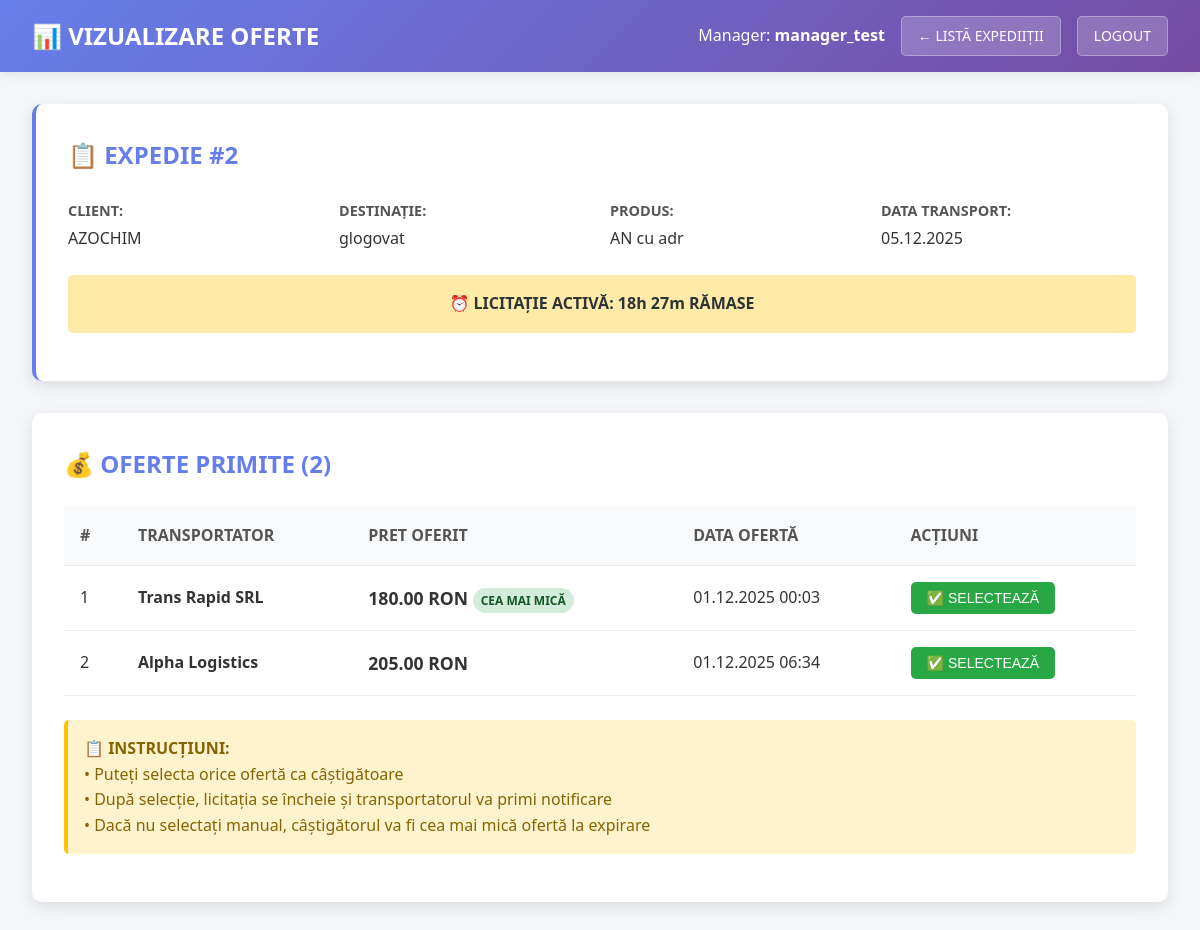
The page /vizualizare_oferte.php?expeditie_id=2 (signed in) on the database its author committed.
### tables this page shows
CREATE TABLE `licitatii` (
  `id` int(11) NOT NULL,
  `expeditie_id` int(11) NOT NULL,
  `status` enum('active','finalizata','anulata') DEFAULT 'active',
  `data_start` datetime DEFAULT current_timestamp(),
  `data_finalizare` datetime DEFAULT NULL,
  `termen_ore` int(11) DEFAULT 24,
  `created_by` int(11) DEFAULT NULL,
  `created_at` timestamp NOT NULL DEFAULT current_timestamp()
);

CREATE TABLE `expedities` (
  `id` int(11) NOT NULL,
  `nume_client` varchar(100) NOT NULL,
  `destinatie` varchar(100) NOT NULL,
  `produs` varchar(100) NOT NULL,
  `necesita_adr` tinyint(1) DEFAULT 0,
  `tarif_tinta` decimal(10,2) DEFAULT NULL,
  `moneda` enum('EUR','RON') DEFAULT 'EUR',
  `data_transport` date DEFAULT NULL,
  `status` enum('planificata','in_licitatie','atribuita','finalizata','anulata') DEFAULT 'planificata',
  `data_creare` timestamp NOT NULL DEFAULT current_timestamp(),
  `created_by` int(11) DEFAULT NULL
);

CREATE TABLE `oferte` (
  `id` int(11) NOT NULL,
  `licitatie_id` int(11) NOT NULL,
  `transportator_id` int(11) NOT NULL,
  `pret_oferit` decimal(10,2) NOT NULL,
  `moneda` enum('EUR','RON') DEFAULT 'EUR',
  `status` enum('activă','câștigătoare','respinsă') DEFAULT 'activă',
  `created_at` timestamp NOT NULL DEFAULT current_timestamp()
);

CREATE TABLE `users` (
  `id` int(11) NOT NULL,
  `username` varchar(50) NOT NULL,
  `password_hash` varchar(255) NOT NULL,
  `email` varchar(100) NOT NULL,
  `role` enum('manager','transportator','supervizor') NOT NULL,
  `company_name` varchar(100) DEFAULT NULL,
  `phone` varchar(20) DEFAULT NULL,
  `is_active` tinyint(1) DEFAULT 1,
  `created_at` timestamp NOT NULL DEFAULT current_timestamp(),
  `updated_at` timestamp NOT NULL DEFAULT current_timestamp() ON UPDATE current_timestamp()
);

### models/Expeditie.php (called while the page is built, shortened)
<?php
class Expeditie {
    private $conn;
    private $table_name = "expedities";
    public function __construct($db) {
        $this->conn = $db;
    }
public function getExpeditieCuOferte($expeditie_id, $manager_id) {
    $query = "SELECT e.*,
                     l.id as licitatie_id,
                     l.data_start,
                     l.termen_ore,
                     l.data_finalizare,
                     a.id as atribuire_id,
                     a.pret_final,
                     a.moneda,
                     a.numar_camion,
                     a.numar_remorca,
                     a.nume_sofer,
                     a.prenume_sofer,
                     a.tip_document,
                     a.numar_document,
                     a.status as status_atribuire,
                     a.adr_verificat,
                     u.company_name as transportator_company
              FROM " . $this->table_name . " e
              LEFT JOIN licitatii l ON e.id = l.expeditie_id
              LEFT JOIN atribuiri a ON e.id = a.expeditie_id
              LEFT JOIN users u ON a.transportator_id = u.id
              WHERE e.id = :expeditie_id
              AND e.created_by = :manager_id";
    $stmt = $this->conn->prepare($query);
    $stmt->bindParam(":expeditie_id", $expeditie_id);
    $stmt->bindParam(":manager_id", $manager_id);
    $stmt->execute();
    if ($stmt->rowCount() > 0) {
        return $stmt->fetch(PDO::FETCH_ASSOC);
    }
    return false;
}
}
?>

### models/Oferta.php (called while the page is built, shortened)
<?php
class Oferta {
    private $conn;
    private $table_name = "oferte";
    public function __construct($db) {
        $this->conn = $db;
    }
    public function getOferteByLicitatie($licitatie_id) {
        $query = "SELECT o.*, u.company_name
                  FROM " . $this->table_name . " o
                  INNER JOIN users u ON o.transportator_id = u.id
                  WHERE o.licitatie_id = :licitatie_id
                  ORDER BY o.pret_oferit ASC";
        $stmt = $this->conn->prepare($query);
        $stmt->bindParam(":licitatie_id", $licitatie_id);
        $stmt->execute();
        return $stmt->fetchAll(PDO::FETCH_ASSOC);
    }
}
?>

### public/vizualizare_oferte.php (the view, shortened to what this page needs)
<?php
require_once __DIR__ . '/../models/Expeditie.php';
require_once __DIR__ . '/../models/Oferta.php';
$database = new Database();
$db = $database->getConnection();
$expeditieModel = new Expeditie($db);
$ofertaModel = new Oferta($db);
$expeditie_id = $_GET['expeditie_id'] ?? '';
$expeditie = $expeditieModel->getExpeditieCuOferte($expeditie_id, $_SESSION['user_id']);
$oferte = [];
if ($expeditie['licitatie_id']) {
    $oferte = $ofertaModel->getOferteByLicitatie($expeditie['licitatie_id']);
}
function getTimpRamas($data_start, $termen_ore = 24) {
    $end_time = strtotime($data_start) + ($termen_ore * 3600);
    $now = time();
    $diff = $end_time - $now;
    $hours = floor($diff / 3600);
    $minutes = floor(($diff % 3600) / 60);
    return $hours . 'h ' . $minutes . 'm';
}
$timp_ramas = getTimpRamas($expeditie['data_start']);
?>
<!DOCTYPE html>
<html lang="ro">
<head>
</head>
<body>
    <div class="header">
        <h1>📊 VIZUALIZARE OFERTE</h1>
        <div class="user-info">
            <span>Manager: <strong><?php echo htmlspecialchars($_SESSION['username']); ?></strong></span>
            <a href="lista_expeditii.php" class="back-btn">← LISTĂ EXPEDIIȚII</a>
            <a href="logout.php" class="logout-btn">LOGOUT</a>
        </div>
    </div>
    <div class="container">
        <div class="info-section">
            <h2>📋 EXPEDIE #<?php echo $expeditie['id']; ?></h2>
            <div class="info-grid">
                <div class="info-item">
                    <span class="info-label">CLIENT:</span>
                    <span class="info-value"><?php echo htmlspecialchars($expeditie['nume_client']); ?></span>
                </div>
                <div class="info-item">
                    <span class="info-label">DESTINAȚIE:</span>
                    <span class="info-value"><?php echo htmlspecialchars($expeditie['destinatie']); ?></span>
                </div>
                <div class="info-item">
                    <span class="info-label">PRODUS:</span>
                    <span class="info-value">
                        <?php echo htmlspecialchars($expeditie['produs']); ?>
                    </span>
                </div>
                <div class="info-item">
                    <span class="info-label">DATA TRANSPORT:</span>
                    <span class="info-value"><?php echo date('d.m.Y', strtotime($expeditie['data_transport'])); ?></span>
                </div>
            </div>
            <?php if ($expeditie['status'] === 'in_licitatie'): ?>
                <div class="timp-raman">
                    ⏰ LICITAȚIE ACTIVĂ: <strong><?php echo $timp_ramas; ?></strong> RĂMASE
                </div>
            <?php endif; ?>
        </div>
        <?php if ($expeditie['status'] === 'in_licitatie'): ?>
        <div class="oferte-section">
            <h2>💰 OFERTE PRIMITE (<?php echo count($oferte); ?>)</h2>
            <?php if (empty($oferte)): ?>
                <div class="no-oferte">
                    <h3>Încă nu s-au primit oferte pentru această licitație</h3>
                    <p>Așteptați expirarea termenului de licitație sau reveniți mai târziu.</p>
                </div>
            <?php else: ?>
                <table class="oferta-table">
                    <thead>
                        <tr>
                            <th>#</th>
                            <th>TRANSPORTATOR</th>
                            <th>PRET OFERIT</th>
                            <th>DATA OFERTĂ</th>
                            <th>ACȚIUNI</th>
                        </tr>
                    </thead>
                    <tbody>
                        <?php foreach ($oferte as $index => $oferta): ?>
                        <tr>
                            <td><?php echo $index + 1; ?></td>
                            <td><strong><?php echo htmlspecialchars($oferta['company_name']); ?></strong></td>
                            <td>
                                <strong style="font-size: 1.1rem;">
                                    <?php echo number_format($oferta['pret_oferit'], 2); ?> <?php echo $oferta['moneda']; ?>
                                </strong>
                                <?php if ($index === 0): ?>
                                    <span class="badge badge-success">CEA MAI MICĂ</span>
                                <?php endif; ?>
                            </td>
                            <td><?php echo date('d.m.Y H:i', strtotime($oferta['created_at'])); ?></td>
                            <td>
                                <form method="POST" action="" style="display: inline;">
                                    <button type="submit" name="selectare_castigator" class="btn btn-success"
                                            onclick="return confirm('Sigur doriți să selectați acest transportator ca câștigător?')">
                                        ✅ SELECTEAZĂ
                                    </button>
                                </form>
                            </td>
                        </tr>
                        <?php endforeach; ?>
                    </tbody>
                </table>
                <div class="warning-box" style="margin-top: 1.5rem;">
                    <strong>📋 INSTRUCȚIUNI:</strong><br>
                    • Puteți selecta orice ofertă ca câștigătoare<br>
                    • După selecție, licitația se încheie și transportatorul va primi notificare<br>
                    • Dacă nu selectați manual, câștigătorul va fi cea mai mică ofertă la expirare
                </div>
            <?php endif; ?>
        </div>
        <?php endif; ?>
    </div>
</body>
</html>

### public/vizualizare_oferte.php (style rules this page uses)
* { box-sizing: border-box; margin: 0; padding: 0; }
body { font-family: 'Segoe UI', Tahoma, Geneva, Verdana, sans-serif; background: #f5f6fa; color: #333; line-height: 1.6; }
.header { background: linear-gradient(135deg, #667eea 0%, #764ba2 100%); color: white; padding: 1rem 2rem; display: flex; justify-content: space-between; align-items: center; box-shadow: 0 2px 10px rgba(0,0,0,0.1); }
.header h1 { font-size: 1.5rem; font-weight: 600; }
.user-info { display: flex; align-items: center; gap: 1rem; }
.logout-btn, .back-btn { background: rgba(255,255,255,0.2); color: white; border: 1px solid rgba(255,255,255,0.3); padding: 0.5rem 1rem; border-radius: 5px; cursor: pointer; text-decoration: none; font-size: 0.875rem; font-weight: 500; }
.container { max-width: 1200px; margin: 2rem auto; padding: 0 2rem; }
.info-section { background: white; padding: 2rem; border-radius: 10px; box-shadow: 0 5px 15px rgba(0,0,0,0.1); margin-bottom: 2rem; border-left: 4px solid #667eea; }
.info-section h2 { color: #667eea; margin-bottom: 1.5rem; }
.info-grid { display: grid; grid-template-columns: repeat(auto-fit, minmax(250px, 1fr)); gap: 1rem; margin-bottom: 1.5rem; }
.info-item { display: flex; flex-direction: column; }
.info-label { font-weight: 600; color: #555; font-size: 0.9rem; margin-bottom: 0.25rem; }
.info-value { font-size: 1rem; color: #333; }
.timp-raman { background: #ffeaa7; color: #2d3436; padding: 1rem; border-radius: 5px; font-weight: 600; text-align: center; margin: 1rem 0; }
.oferte-section { background: white; padding: 2rem; border-radius: 10px; box-shadow: 0 5px 15px rgba(0,0,0,0.1); margin-bottom: 2rem; }
.oferte-section h2 { color: #667eea; margin-bottom: 1.5rem; }
.oferta-table { width: 100%; border-collapse: collapse; margin-top: 1rem; }
.oferta-table th, .oferta-table td { padding: 1rem; text-align: left; border-bottom: 1px solid #eee; }
.oferta-table th { background: #f8f9fa; font-weight: 600; color: #555; }
.btn { background: #667eea; color: white; padding: 0.5rem 1rem; border: none; border-radius: 5px; cursor: pointer; text-decoration: none; display: inline-block; font-size: 0.875rem; font-weight: 500; }
.btn-success { background: #28a745; }
.warning-box { background: #fff3cd; color: #856404; padding: 1rem; border-radius: 5px; margin: 1rem 0; border-left: 4px solid #ffc107; }
.badge { padding: 0.25rem 0.5rem; border-radius: 15px; font-size: 0.75rem; font-weight: 600; }
.badge-success { background: #d4edda; color: #155724; }

### rows shown on the page
licitatii: expeditie "2", expeditie.nume_client "AZOCHIM", expeditie.destinatie "glogovat", expeditie.produs "AN cu adr", expeditie.data_transport "05.12.2025", data_start "18h 27m"
oferte: transportator.company_name "Trans Rapid SRL", pret_oferit "180.00", moneda "RON", shows "CEA MAI MICĂ", created_at "01.12.2025 00:03"
oferte: transportator.company_name "Alpha Logistics", pret_oferit "205.00", moneda "RON", created_at "01.12.2025 06:34"

### other values the page prints
$_SESSION['username'] "manager_test"
count($oferte) "2"
